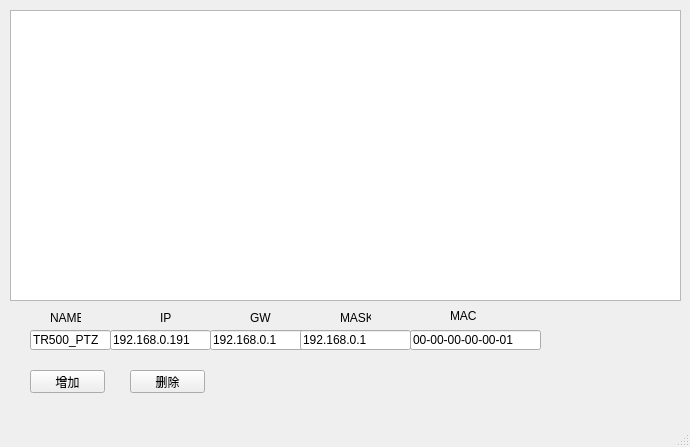
<?xml version="1.0" encoding="UTF-8"?>
<ui version="4.0">
 <class>MainWindow</class>
 <widget class="QMainWindow" name="MainWindow">
  <property name="geometry">
   <rect>
    <x>0</x>
    <y>0</y>
    <width>690</width>
    <height>447</height>
   </rect>
  </property>
  <property name="windowTitle">
   <string>MainWindow</string>
  </property>
  <widget class="QWidget" name="centralwidget">
   <widget class="QTableView" name="tableView">
    <property name="geometry">
     <rect>
      <x>10</x>
      <y>10</y>
      <width>671</width>
      <height>291</height>
     </rect>
    </property>
   </widget>
   <widget class="QLineEdit" name="lineEdit">
    <property name="geometry">
     <rect>
      <x>30</x>
      <y>330</y>
      <width>81</width>
      <height>20</height>
     </rect>
    </property>
    <property name="text">
     <string>TR500_PTZ</string>
    </property>
   </widget>
   <widget class="QLabel" name="label">
    <property name="geometry">
     <rect>
      <x>50</x>
      <y>310</y>
      <width>31</width>
      <height>16</height>
     </rect>
    </property>
    <property name="text">
     <string>NAME</string>
    </property>
   </widget>
   <widget class="QLabel" name="label_2">
    <property name="geometry">
     <rect>
      <x>160</x>
      <y>310</y>
      <width>31</width>
      <height>16</height>
     </rect>
    </property>
    <property name="text">
     <string>IP</string>
    </property>
   </widget>
   <widget class="QLabel" name="label_3">
    <property name="geometry">
     <rect>
      <x>250</x>
      <y>310</y>
      <width>31</width>
      <height>16</height>
     </rect>
    </property>
    <property name="text">
     <string>GW</string>
    </property>
   </widget>
   <widget class="QLabel" name="label_4">
    <property name="geometry">
     <rect>
      <x>450</x>
      <y>310</y>
      <width>54</width>
      <height>12</height>
     </rect>
    </property>
    <property name="text">
     <string>MAC</string>
    </property>
   </widget>
   <widget class="QLineEdit" name="lineEdit_2">
    <property name="geometry">
     <rect>
      <x>110</x>
      <y>330</y>
      <width>101</width>
      <height>20</height>
     </rect>
    </property>
    <property name="text">
     <string>192.168.0.191</string>
    </property>
   </widget>
   <widget class="QLineEdit" name="lineEdit_3">
    <property name="geometry">
     <rect>
      <x>210</x>
      <y>330</y>
      <width>101</width>
      <height>20</height>
     </rect>
    </property>
    <property name="text">
     <string>192.168.0.1</string>
    </property>
   </widget>
   <widget class="QLineEdit" name="lineEdit_4">
    <property name="geometry">
     <rect>
      <x>300</x>
      <y>330</y>
      <width>111</width>
      <height>20</height>
     </rect>
    </property>
    <property name="text">
     <string>192.168.0.1</string>
    </property>
   </widget>
   <widget class="QPushButton" name="pushButton">
    <property name="geometry">
     <rect>
      <x>30</x>
      <y>370</y>
      <width>75</width>
      <height>23</height>
     </rect>
    </property>
    <property name="text">
     <string>增加</string>
    </property>
   </widget>
   <widget class="QLineEdit" name="lineEdit_5">
    <property name="geometry">
     <rect>
      <x>410</x>
      <y>330</y>
      <width>131</width>
      <height>20</height>
     </rect>
    </property>
    <property name="text">
     <string>00-00-00-00-00-01</string>
    </property>
   </widget>
   <widget class="QLabel" name="label_5">
    <property name="geometry">
     <rect>
      <x>340</x>
      <y>310</y>
      <width>31</width>
      <height>16</height>
     </rect>
    </property>
    <property name="text">
     <string>MASK</string>
    </property>
   </widget>
   <widget class="QPushButton" name="pushButton_2">
    <property name="geometry">
     <rect>
      <x>130</x>
      <y>370</y>
      <width>75</width>
      <height>23</height>
     </rect>
    </property>
    <property name="text">
     <string>删除</string>
    </property>
   </widget>
  </widget>
  <widget class="QMenuBar" name="menubar">
   <property name="geometry">
    <rect>
     <x>0</x>
     <y>0</y>
     <width>690</width>
     <height>23</height>
    </rect>
   </property>
  </widget>
  <widget class="QStatusBar" name="statusbar"/>
 </widget>
 <resources/>
 <connections/>
</ui>
